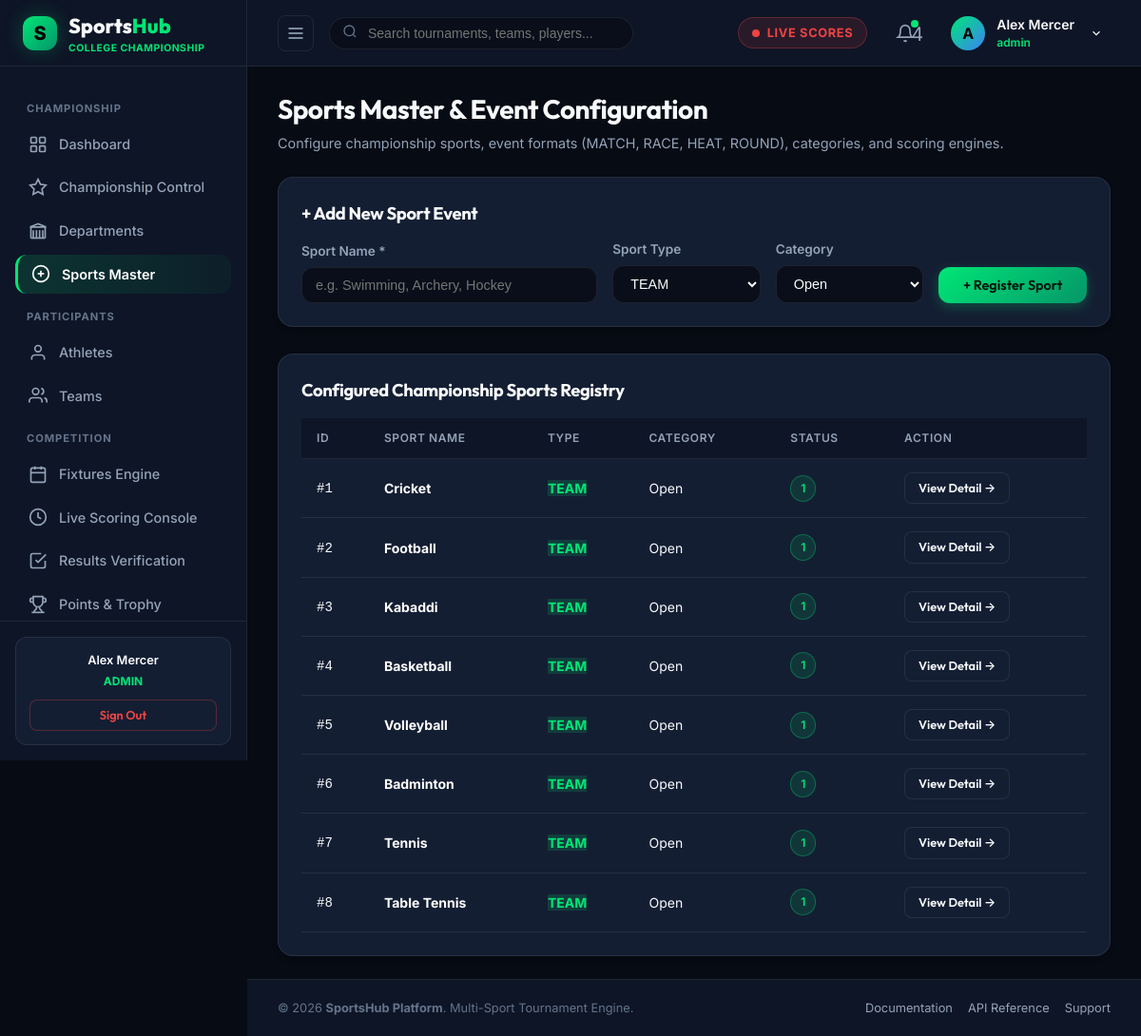
Page /admin/sports.php (signed in) on the committed database.
### tables this page shows
CREATE TABLE `users` (
  `id` int(10) unsigned NOT NULL AUTO_INCREMENT,
  `name` varchar(100) NOT NULL,
  `email` varchar(150) NOT NULL,
  `password` varchar(255) NOT NULL,
  `role` enum('admin','organizer','scorer','official','team_manager','player') NOT NULL DEFAULT 'player',
  `profile_image` varchar(255) DEFAULT 'assets/images/default-avatar.png',
  `status` tinyint(1) DEFAULT 1,
  `created_at` datetime DEFAULT current_timestamp(),
  `updated_at` datetime DEFAULT current_timestamp() ON UPDATE current_timestamp(),
  PRIMARY KEY (`id`),
  UNIQUE KEY `email` (`email`),
  KEY `idx_users_role` (`role`),
  KEY `idx_users_email` (`email`)
);

CREATE TABLE `sports` (
  `id` int(10) unsigned NOT NULL AUTO_INCREMENT,
  `name` varchar(50) NOT NULL,
  `slug` varchar(60) NOT NULL,
  `description` text DEFAULT NULL,
  `icon` varchar(255) DEFAULT NULL,
  `status` tinyint(1) DEFAULT 1,
  `created_at` datetime DEFAULT current_timestamp(),
  PRIMARY KEY (`id`),
  UNIQUE KEY `name` (`name`),
  UNIQUE KEY `slug` (`slug`)
);

### admin/sports.php (the view, shortened to what the rows shown need)
<?php
require_once __DIR__ . '/../includes/database.php';
require_once __DIR__ . '/../includes/auth.php';
$db = getDB();
$sportsList = [];
if ($db->getConnection()) {
    $sportsList = fetchAll("SELECT * FROM sports ORDER BY id ASC");
}
include_once __DIR__ . '/../includes/header.php';
?>
<div class="dashboard-header">
  <div class="dashboard-title-group">
    <h1>Sports Master & Event Configuration</h1>
  </div>
</div>
<div class="card" style="margin-bottom: 28px;">
  <div class="section-header" style="margin-bottom: 14px;">
    <h2>+ Add New Sport Event</h2>
  </div>
</div>
<div class="card">
  <div class="section-header" style="margin-bottom: 16px;">
    <h2>Configured Championship Sports Registry</h2>
  </div>
  <div class="table-responsive">
    <table class="sports-table">
      <thead>
        <tr>
          <th>ID</th>
          <th>Sport Name</th>
          <th>Type</th>
          <th>Category</th>
          <th>Status</th>
          <th>Action</th>
        </tr>
      </thead>
      <tbody>
        <?php foreach ($sportsList as $s): ?>
          <tr>
            <td><code>#<?php echo $s['id']; ?></code></td>
            <td><strong style="color: #fff;"><?php echo htmlspecialchars($s['name']); ?></strong></td>
            <td>
              <span class="badge" style="background: rgba(0, 230, 118, 0.15); color: var(--accent-green); font-weight: 700;">
                <?php echo htmlspecialchars($s['type'] ?? 'TEAM'); ?>
              </span>
            </td>
            <td><?php echo htmlspecialchars($s['category'] ?? 'Open'); ?></td>
            <td><span class="status-badge badge-active"><?php echo ucfirst(htmlspecialchars($s['status'] ?? 'active')); ?></span></td>
            <td>
              <a href="<?php echo BASE_URL; ?>/public/sport-detail.php?slug=<?php echo urlencode($s['slug'] ?? strtolower($s['name'])); ?>" class="btn btn-secondary btn-sm">
                View Detail →
              </a>
            </td>
          </tr>
        <?php endforeach; ?>
      </tbody>
    </table>
  </div>
</div>
<?php include_once __DIR__ . '/../includes/footer.php'; ?>

### includes/header.php (shortened to what the rows shown need)
<?php
require_once __DIR__ . '/auth.php';
$currentUser = currentUser();
$userName = $currentUser['name'] ?? 'Alex Mercer';
?>
<!DOCTYPE html>
<html lang="en">
<head>
  <link rel="stylesheet" href="<?php echo BASE_URL; ?>/assets/css/style.css">
  <link rel="stylesheet" href="<?php echo BASE_URL; ?>/assets/css/dashboard.css">
  <link rel="stylesheet" href="<?php echo BASE_URL; ?>/assets/css/tournament.css">
</head>
<body>
<div class="app-layout">
  <?php include_once __DIR__ . '/sidebar.php'; ?>
  <div class="main-wrapper" id="mainWrapper">
    <header class="top-header">
      <div class="header-right">
        <div class="user-profile-wrapper" style="position:relative;">
          <div class="user-profile-menu" onclick="toggleUserDropdown()" id="userProfileBtn">
            <div class="user-avatar-placeholder" style="width:36px;height:36px;border-radius:50%;background:linear-gradient(135deg, #00e676, #3b82f6);display:flex;align-items:center;justify-content:center;font-weight:700;color:#000;">
              <?php echo strtoupper(substr($userName, 0, 1)); ?>
            </div>
            <div class="user-info">
              <span class="user-name"><?php echo htmlspecialchars($userName); ?></span>
              <span class="user-role" style="color:var(--accent-green); font-weight:600;"><?php echo htmlspecialchars($userRole); ?></span>
            </div>
            <svg width="14" height="14" viewBox="0 0 24 24" fill="none" stroke="currentColor" stroke-width="2" style="margin-left:4px;"><polyline points="6 9 12 15 18 9"/></svg>
          </div>
        </div>
      </div>
    </header>
    <main class="page-content">

### includes/sidebar.php (shortened to what the rows shown need)
<?php
require_once __DIR__ . '/auth.php';
$user = currentUser();
$userRole = strtolower($user['role'] ?? 'admin');
?>
<aside class="app-sidebar" id="appSidebar">
  <div class="sidebar-footer">
    <div class="quick-support-card">
      <p style="font-weight:600; color:var(--text-main); margin-bottom:4px;"><?php echo htmlspecialchars($user['name'] ?? 'User'); ?></p>
      <div style="font-size:0.75rem; color:var(--accent-green); text-transform:uppercase; font-weight:700; margin-bottom:10px;">
        <?php echo htmlspecialchars($userRole); ?>
      </div>
      <a href="<?php echo BASE_URL; ?>/auth/logout.php" class="btn btn-secondary btn-sm" style="width:100%; color:var(--accent-red); border-color:rgba(239,68,68,0.3);">
        Sign Out
      </a>
    </div>
  </div>
</aside>

### rows in the picture
users: name "Alex Mercer", role "ADMIN", name "A", role "admin"
sports: id "1", name "Cricket", type "TEAM", category "Open", status "1"
sports: id "2", name "Football", type "TEAM", category "Open", status "1"
sports: id "3", name "Kabaddi", type "TEAM", category "Open", status "1"
sports: id "4", name "Basketball", type "TEAM", category "Open", status "1"
sports: id "5", name "Volleyball", type "TEAM", category "Open", status "1"
sports: id "6", name "Badminton", type "TEAM", category "Open", status "1"
sports: id "7", name "Tennis", type "TEAM", category "Open", status "1"
sports: id "8", name "Table Tennis", type "TEAM", category "Open", status "1"

### other values in the picture
$initialUnread "4"
